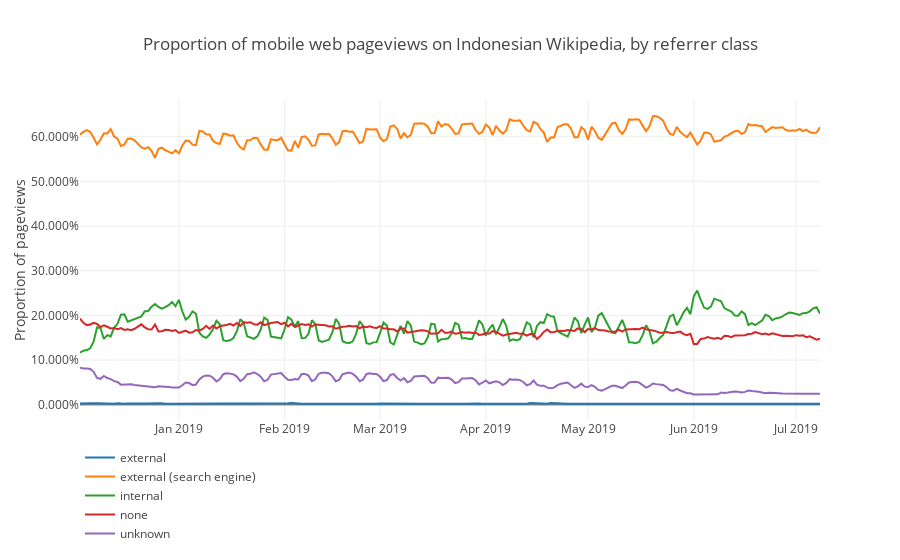

Source (notebook cell):
### Code cell
pageviews_referer_mobile = pageviews_referer[pageviews_referer.access_method == 'mobile web']
pageviews_referer_mobile['prop'] = pageviews_referer_mobile.groupby('date')['pageviews'].apply(lambda x: x / x.sum())
pageviews_referer_mobile = pageviews_referer_mobile.pivot(index='date',columns='referer_class',values='prop').fillna(0)
fig = {
    'data': [{
    'x': pageviews_referer_mobile.index,
    'y': pageviews_referer_mobile[col],
    'name': col
    }  for col in pageviews_referer_mobile.columns],
    'layout': {
        'yaxis': {'title': "Proportion of pageviews",
                  'tickformat': ',.3%'
                  },
        'title': {'text': 'Proportion of mobile web pageviews on Indonesian Wikipedia, by referrer class'},
        'legend': {'x': 0, 'y': -0.4},
        'hoverlabel': {'namelength' : -1}
    }
}
plotly.offline.iplot(fig)

### Figure 1 — Plotly figure (JSON) as saved in the notebook; plotly's stock layout.template omitted (floating-point values rounded to 4 significant figures; data arrays with more than 128 entries replaced by an {"elided": "..."} marker saying what was removed)
{"data": [{"name": "external", "type": "scatter", "uid": "c8add605-d754-4278-8565-d393ce88c8d5", "x": {"elided": "218 str values"}, "y": {"elided": "218 float values"}}, {"name": "external (search engine)", "type": "scatter", "uid": "2fe0d10e-1590-4c5c-9b98-ad588fcfa634", "x": {"elided": "218 str values"}, "y": {"elided": "218 float values"}}, {"name": "internal", "type": "scatter", "uid": "f6cc3ea1-16f8-466f-bb3b-c35e25598e79", "x": {"elided": "218 str values"}, "y": {"elided": "218 float values"}}, {"name": "none", "type": "scatter", "uid": "52525d19-247e-4340-9f61-1455f9f89cbf", "x": {"elided": "218 str values"}, "y": {"elided": "218 float values"}}, {"name": "unknown", "type": "scatter", "uid": "5fcfb9b2-73b6-42a8-a8da-276f5bfa8616", "x": {"elided": "218 str values"}, "y": {"elided": "218 float values"}}], "layout": {"hoverlabel": {"namelength": -1}, "legend": {"x": 0, "y": -0.4}, "title": {"text": "Proportion of mobile web pageviews on Indonesian Wikipedia, by referrer class"}, "yaxis": {"tickformat": ",.3%", "title": {"text": "Proportion of pageviews"}}}}
